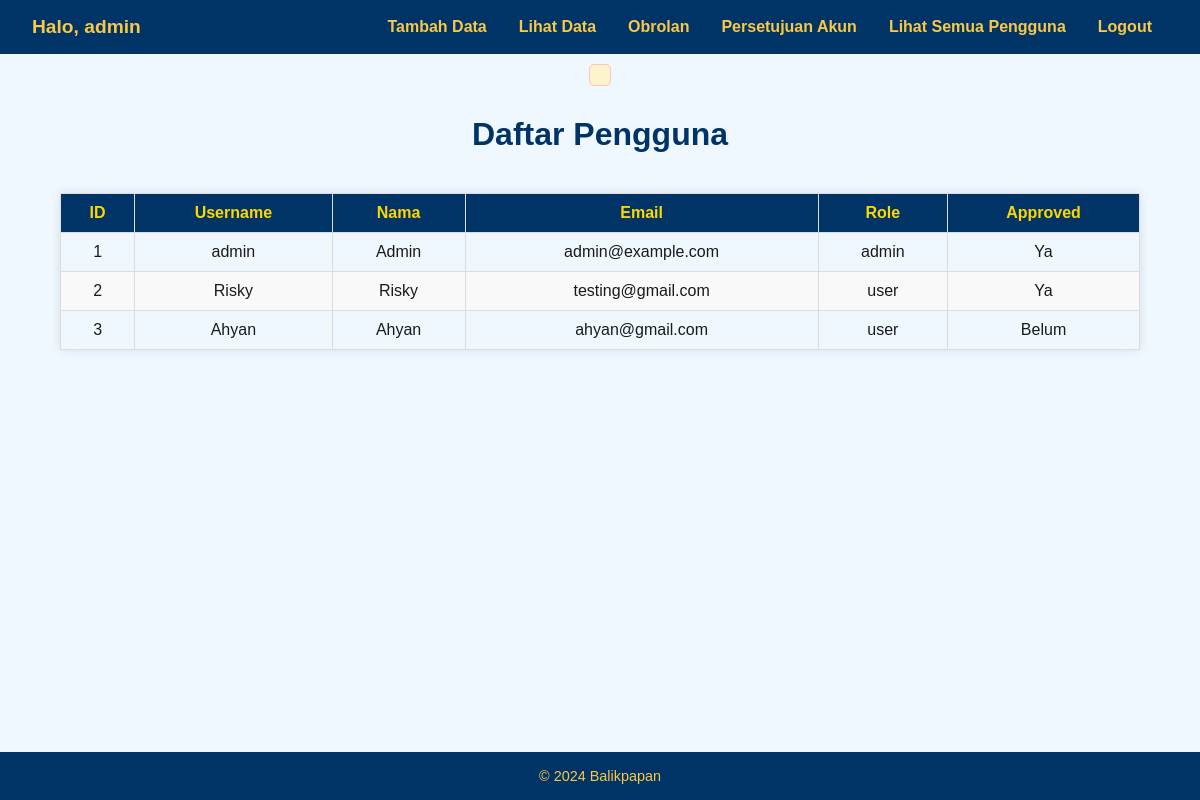
Before: /view_users (signed in) with the older database file.
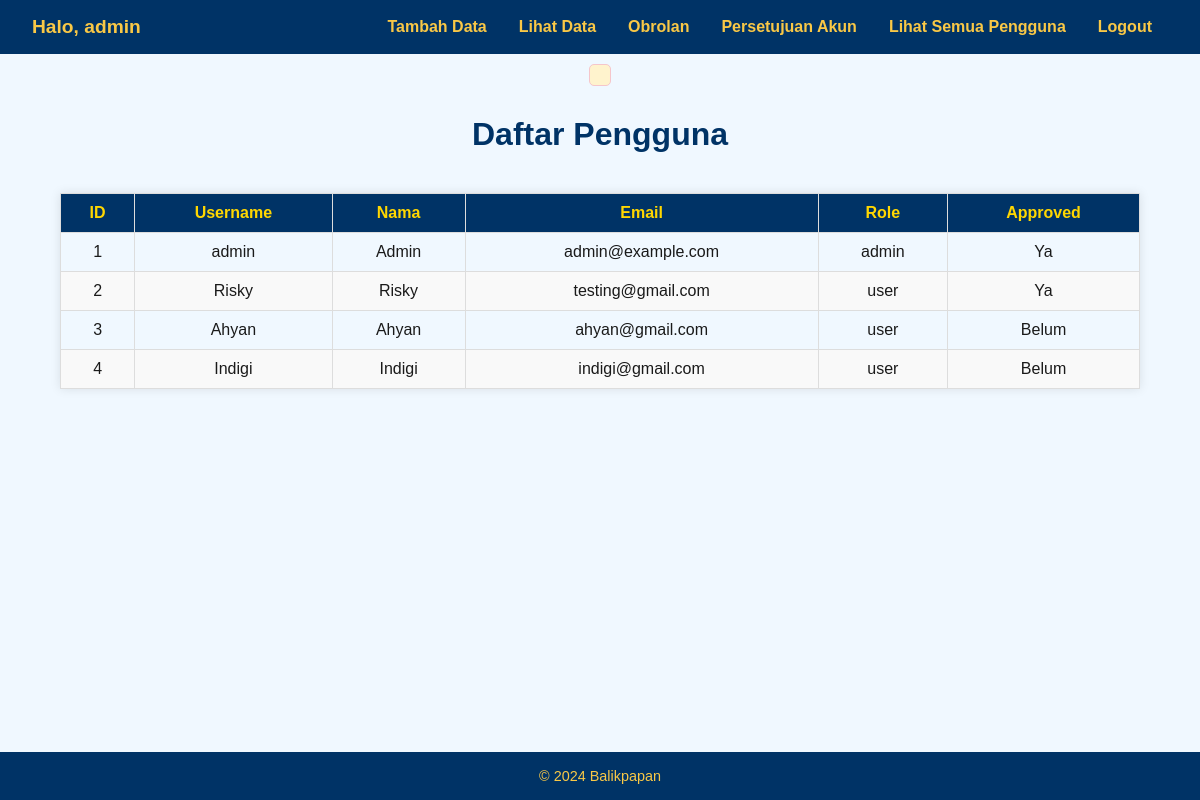
After: the same page with the newer database file.
### tables this page shows
CREATE TABLE users (
        id INTEGER PRIMARY KEY AUTOINCREMENT,
        username TEXT NOT NULL UNIQUE,
        password TEXT NOT NULL,
        nama TEXT,
        alamat TEXT,
        no_hp TEXT,
        email TEXT,
        role TEXT DEFAULT 'user',  -- Tambahkan kolom role dengan default 'user'
        approved INTEGER DEFAULT 0 -- Tambahkan kolom approved dengan default 0 (belum disetujui)
    );

### app.py (the view)
@app.route('/view_users')
@admin_required
def view_users():
    print("Fungsi view_users dipanggil!")  # Tambahkan ini untuk debugging
    conn = sqlite3.connect("billing_system.db")
    cursor = conn.cursor()
    cursor.execute("SELECT * FROM users")
    users = cursor.fetchall()
    conn.close()
    return render_template("view_users.html", users=users)

### app.py (called while the page is built)
def admin_required(f):
    @wraps(f)
    def decorated_function(*args, **kwargs):
        if 'username' not in session or session.get('role') != 'admin':
            flash("Hanya admin yang dapat mengakses halaman ini.")
            return redirect('/')
        return f(*args, **kwargs)
    return decorated_function

### templates/view_users.html (shortened to what this page needs)
<!DOCTYPE html>
<html lang="id">
<head>
</head>
<body>
    {% extends "base.html" %}
    {% block content %}
    <h1>Daftar Pengguna</h1>
    <table>
        <thead>
            <tr>
                <th>ID</th>
                <th>Username</th>
                <th>Nama</th>
                <th>Email</th>
                <th>Role</th>
                <th>Approved</th>
            </tr>
        </thead>
        <tbody>
            {% for user in users %}
            <tr>
                <td>{{ user[0] }}</td>
                <td>{{ user[1] }}</td>
                <td>{{ user[3] }}</td>
                <td>{{ user[6] }}</td>
                <td>{{ user[7] }}</td>
                <td>{{ 'Ya' if user[8] == 1 else 'Belum' }}</td>
            </tr>
            {% endfor %}
        </tbody>
    </table>
    {% endblock %}

### templates/base.html (shortened to what this page needs)
<!DOCTYPE html>
<html lang="en">
<head>
    <link rel="stylesheet" href="{{ url_for('static', filename='css/all.css') }}">
</head>
<body>
    <nav>
        <div>
            {% if session['username'] %}
                <span>Halo, {{ session['username'] }}</span>
            {% endif %}
        </div>
        <div>
            <a href="/form">Tambah Data</a>
            <a href="/report">Lihat Data</a>
            <a href="/chat">Obrolan</a>
            {% if session['role'] == 'admin' %}
                <a href="/admin_requests">Persetujuan Akun</a>
                <a href="/view_users">Lihat Semua Pengguna</a>
            {% endif %}
            <a href="/logout">Logout</a>
        </div>
    </nav>
    <div class="flash-messages">
    </div>
    {% block content %}{% endblock %}
    <footer>
        <p>&copy; 2024 Balikpapan</p>
    </footer>
</body>
</html>

### static/css/all.css (style rules this page uses)
body, h2, p, a, input, button, form, nav { margin: 0; padding: 0; box-sizing: border-box; font-family: Arial, sans-serif; }
body { background-color: #f0f8ff; color: #1a1a1a; display: flex; flex-direction: column; min-height: 100vh; }
nav { background-color: #003366; color: white; display: flex; justify-content: space-between; align-items: center; padding: 1rem 2rem; }
nav div { display: flex; align-items: center; }
nav span { color: #f9c846; font-size: 1.2rem; font-weight: bold; margin-right: 2rem; }
nav a { color: #f9c846; text-decoration: none; margin: 0 1rem; font-weight: bold; transition: color 0.3s ease; font-size: 1rem; }
footer { background-color: #003366; color: #f9c846; text-align: center; padding: 1rem; margin-top: auto; font-size: 0.9rem; }

### templates/view_users.html (style rules this page uses)
body { font-family: Arial, sans-serif; margin: 0; padding: 0; background-color: #f4f4f4; color: #333; }
h1 { text-align: center; color: #003366; margin: 20px 0; }
table { width: 90%; margin: 20px auto; border-collapse: collapse; box-shadow: 0 0 10px rgba(0, 0, 0, 0.1); }
th, td { padding: 10px; border: 1px solid #ddd; text-align: center; }
th { background-color: #003366; color: #FFD700; }
tr:nth-child(even) { background-color: #f9f9f9; }

### templates/base.html (style rules this page uses)
.flash-messages { margin: 10px auto; padding: 10px; max-width: 800px; border-radius: 5px; background-color: #fff3cd; border: 1px solid #f5c6cb; }

Changed rows visible on the page:
added users: id "4", username "Indigi", nama "Indigi", email "indigi@gmail.com", role "user", approved "Belum"
